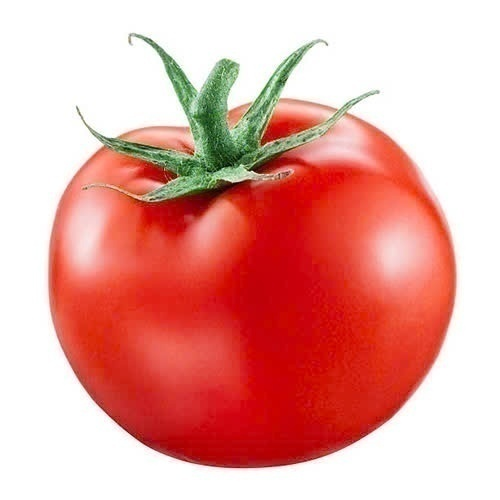
#> input picture z5966263488289_871d634a1742dd7d2ba9d0b0585b7ede.jpg, 500 x 500 px, found by its file name
$ python random_image.py
#> lines starting #> are read from the running program, lines starting #| are printed output that depends on the picture
import cv2
import numpy as np
import random
import matplotlib.pyplot as plt
from PIL import Image, ImageDraw, ImageFont
import os

# Load an image
img = cv2.imread("L:/NNLT_Python/Xu-li-anh/z5966263488289_871d634a1742dd7d2ba9d0b0585b7ede.jpg")
#> img is the input picture: shape (500, 500, 3); mean B, G, R 157.1, 163.7, 230.9
(h, w) = img.shape[:2]
#> h = 500; w = 500

# Define augmentation functions
def translate(img, prob=0.5):
    if random.random() < prob:
        x = random.randint(-w // 4, w // 4)
        y = random.randint(-h // 4, h // 4)
        M = np.float32([[1, 0, x], [0, 1, y]])
        img = cv2.warpAffine(img, M, (w, h))
        return img, f"Translate({x}, {y})"
    return img, None

def rotate(img, prob=0.5):
    if random.random() < prob:
        angle = random.uniform(-30, 30)
        M = cv2.getRotationMatrix2D((w // 2, h // 2), angle, 1.0)
        img = cv2.warpAffine(img, M, (w, h))
        return img, f"Rotate({angle:.2f})"
    return img, None

def resize(img, prob=0.5):
    if random.random() < prob:
        scale = random.uniform(0.7, 1.3)
        new_w, new_h = int(w * scale), int(h * scale)
        img = cv2.resize(img, (new_w, new_h))
        img = cv2.resize(img, (w, h))  # Resize back to original dimensions
        return img, f"Resize({scale:.2f})"
    return img, None

def flip(img, prob=0.5):
    if random.random() < prob:
        flip_code = random.choice([-1, 0, 1])
        img = cv2.flip(img, flip_code)
        flip_dir = "Horizontal" if flip_code == 1 else "Vertical" if flip_code == 0 else "Both"
        return img, f"Flip({flip_dir})"
    return img, None

def crop(img, prob=0.5):
    if random.random() < prob:
        start_x, start_y = w // 4, h // 4
        end_x, end_y = w * 3 // 4, h * 3 // 4
        img = img[start_y:end_y, start_x:end_x]
        img = cv2.resize(img, (w, h))  # Resize back to original dimensions
        return img, "Crop"
    return img, None

# Apply random transformations
def random_transform(img, probabilities):
    transformations = [translate, rotate, resize, flip, crop]
    applied_transforms = []
    transformed_img = img.copy()

    for func, prob in zip(transformations, probabilities):
        transformed_img, desc = func(transformed_img, prob)
        if desc:
            applied_transforms.append(desc)

    return transformed_img, applied_transforms

# Save and display augmented images
def save_and_display(img, transformations, output_dir="augmented_images", display_grid=True):
    os.makedirs(output_dir, exist_ok=True)
    filename = "augmented_" + "_".join(transformations) + ".jpg"
    output_path = os.path.join(output_dir, filename)
    cv2.imwrite(output_path, img)

    if display_grid:
        plt.figure(figsize=(10, 10))
        plt.imshow(cv2.cvtColor(img, cv2.COLOR_BGR2RGB))
        plt.title("Applied Transformations:\n" + "\n".join(transformations), fontsize=12)
        plt.axis("off")
        plt.show()

# Set transformation probabilities and run augmentation
probabilities = [0.7, 0.7, 0.5, 0.5, 0.5]  # Set probabilities for each transformation
num_augmentations = 5

for i in range(num_augmentations):
    augmented_img, transformations = random_transform(img, probabilities)
    if transformations:
        save_and_display(augmented_img, transformations)
#> this loop made 5 passes
#> transformations on passes 1 to 4: ['Resize(0.86)', 'Crop'], ['Rotate(-1.40)'], ['Translate(68, -101)', 'Rotate(-14.97)'], ['Rotate(13.79)', 'Crop']
#> pass 1, in crop, `img = img[start_y:end_y, start_x:end_x]`:
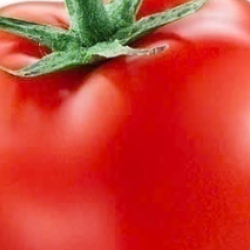
#> img: shape (250, 250, 3); mean of channels 0, 1, 2 49.3, 61.6, 203; drawn as B, G, R
#> pass 2, in save_and_display (call 2), `plt.show()`:
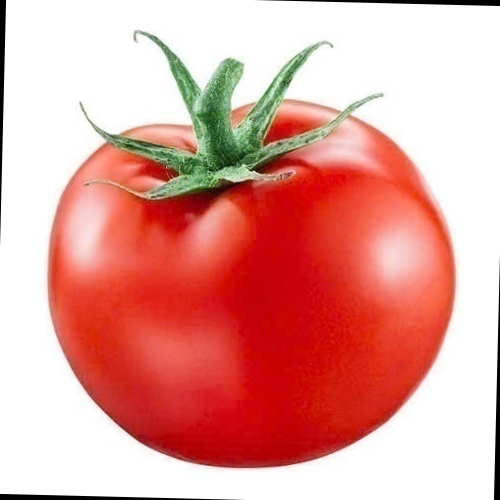
#> shown: shape (500, 500, 3); mean R, G, B 227.8, 160.6, 154
#> after the loop:
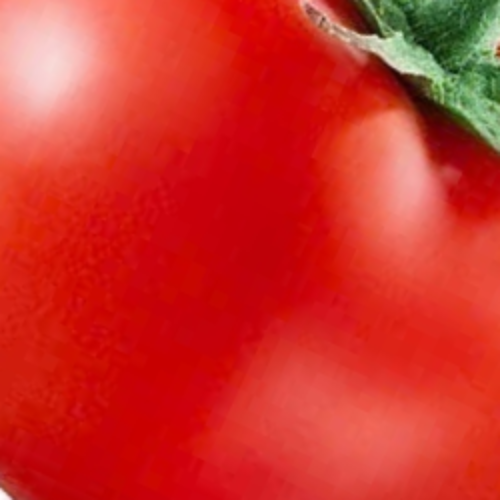
#> augmented_img: shape (500, 500, 3); mean B, G, R 40.1, 48.4, 207.4
